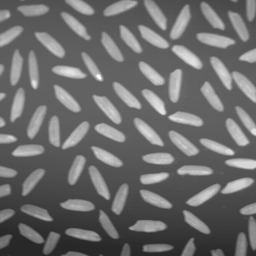
%> input picture Git/test_images/rice.tif, 256 x 256 px
$ octave Exercise1_b.m   (GNU Octave 9; MATLAB toolbox functions it lacks are replaced by stand-ins)
%> lines starting %> are read from the running program, lines starting %| are printed output that depends on the picture
clear all
close all
%Load the image
im = imread('test_images\rice.tif');
%> im is the input picture: size 256x256 uint8; min 40, max 255, mean 108.7
subplot(2,4,1);
%Original image
imshow(im);
title('Input image');
subplot(2,4,5);
imhist(im);
title('Histo input image');
%Modify the image with a LUT where until 50 is 0 and beyond 200 is 1
im2=imadjust(im,[50/255,200/255],[0,1]);
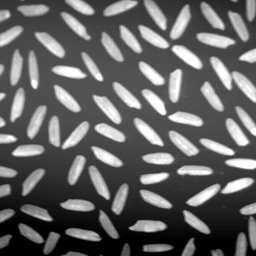
%> im2: size 256x256 uint8; min 0, max 255, mean 100.1
subplot(2,4,2);
imshow(im2);
title('LUT enhancement');
subplot(2,4,6);
imhist(im2);
title('Histo LUT enhancement');
%Equalizating the image
im3=histeq(im);
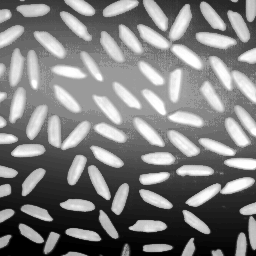
%> im3: size 256x256 uint8; min 0, max 255, mean 127.4
subplot(2,4,3);
imshow(im3);
title('Equalized image');
subplot(2,4,7);
imhist(im3);
title('Histo equalized image');
%Specific histogram where is the inverse in this case
im_aux=imadjust(im,[0,1],[1,0]);
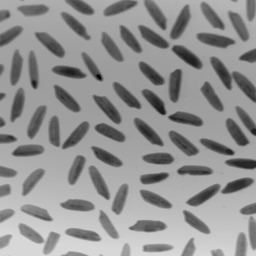
%> im_aux: size 256x256 uint8; min 0, max 215, mean 146.3
im4=histeq(im,imhist(im_aux));
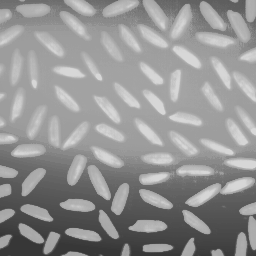
%> im4: size 256x256 uint8; min 55, max 215, mean 146.8
subplot(2,4,4);
imshow(im4);
title('Specification enhancement');
subplot(2,4,8);
imhist(im4);
title('Histo specification');
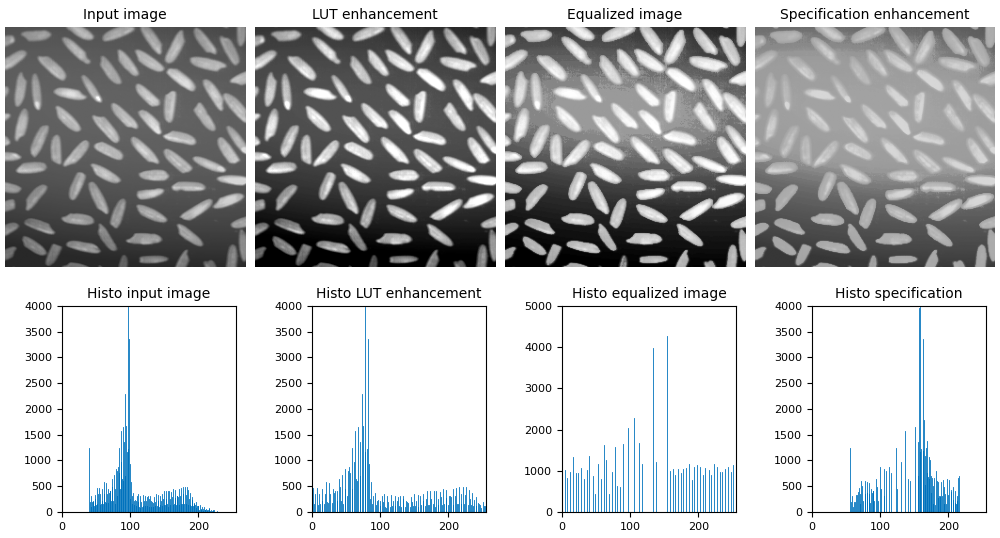
%> figure redrawn from the program's plot data, 8 panels

$ run again, with Git/test_images/blood1.tif copied over Git/test_images/rice.tif
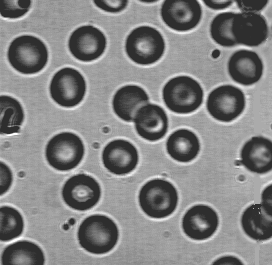
%> input picture Git/test_images/blood1.tif, 272 x 265 px
%> im is the input picture: size 265x272 uint8; min 46, max 255, mean 129.8
%> `im_aux=imadjust(im,[0,1],[1,0]);`:
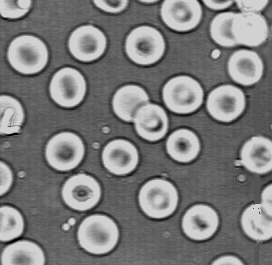
%> im_aux: size 265x272 uint8; min 0, max 209, mean 125.2
%> `im4=histeq(im,imhist(im_aux));`:
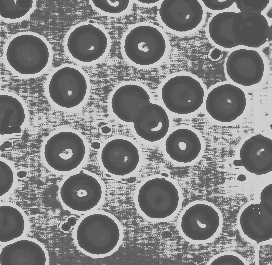
%> im4: size 265x272 uint8; min 79, max 209, mean 132.5
